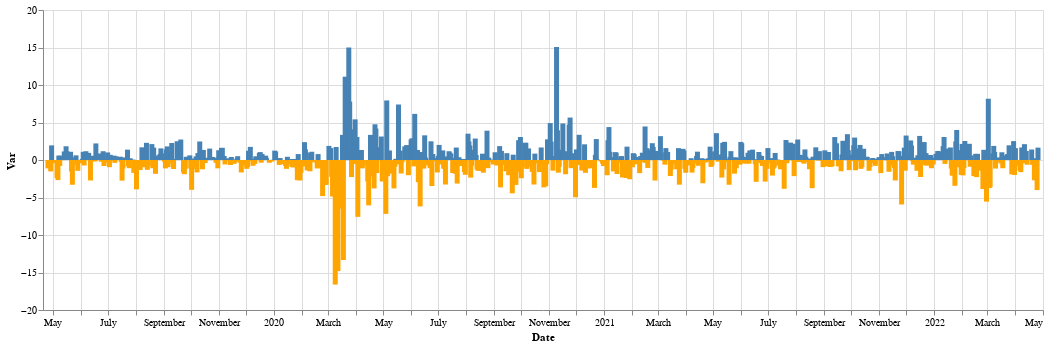

This figure's notebook cell:
### Markdown cell above
Variation courbe

### Code cell
plot_variation(name)

### Figure 1 — Vega-Lite specification as saved in the notebook (floating-point values rounded to 4 significant figures; data arrays with more than 128 entries replaced by an {"elided": "..."} marker saying what was removed)
{"config": {"view": {"continuousWidth": 400, "continuousHeight": 300}}, "data": {"name": "data-a34e844418b0b22a2fd9a438a9dcb273"}, "mark": "bar", "encoding": {"color": {"condition": {"value": "steelblue", "test": "(datum.Var > 0)"}, "value": "orange"}, "tooltip": [{"field": "Date", "type": "temporal"}, {"field": "Var", "title": "  Variation % ", "type": "quantitative"}], "x": {"field": "Date", "type": "temporal"}, "y": {"field": "Var", "type": "quantitative"}}, "height": 300, "selection": {"selector003": {"type": "interval", "bind": "scales", "encodings": ["x", "y"]}}, "width": 1000, "$schema": "https://vega.github.io/schema/vega-lite/v4.17.0.json", "datasets": {"data-a34e844418b0b22a2fd9a438a9dcb273": {"elided": "770 records"}}}
